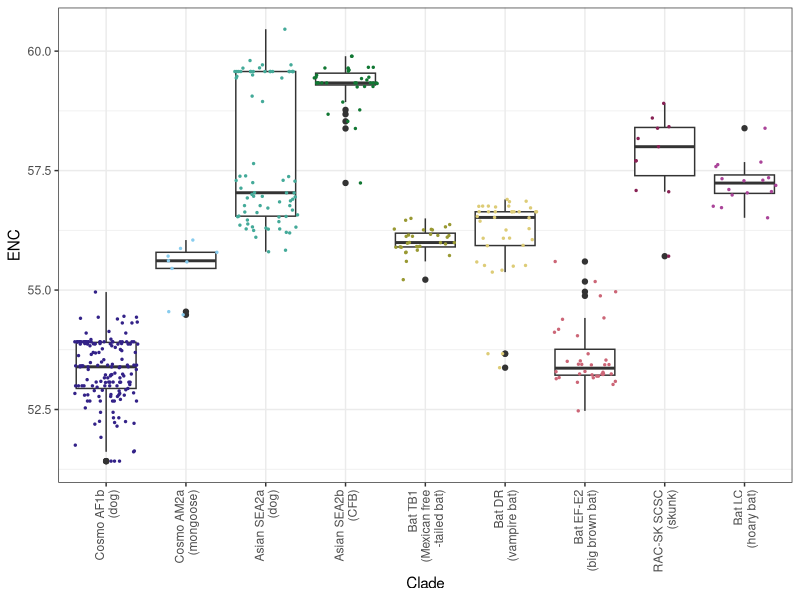

This figure's R source:
library("readxl")
df = as.data.frame(read_excel("Codon_usage_N.xlsx"))
for(i in 3:ncol(df)){
  colnames(df)[i] = paste0(as.character(df[1,i]),"_",colnames(df)[i])
}
colnames(df)[2] = "Accession no."
df = df[2:nrow(df),]

F_function = function(codons){
  n = sum(codons)
  pis = (codons/n)^2
  f = (n*sum(pis)-1)/(n-1)
  return(f)
}

df$ENC = NA
for(k in 1:nrow(df)){
  F_codons = as.numeric(df[k,3:4])
  L_codons = as.numeric(df[k,5:10])
  I_codons = as.numeric(df[k,11:13])
  V_codons = as.numeric(df[k,14:17])
  S_codons = as.numeric(df[k,18:23])
  P_codons = as.numeric(df[k,24:27])
  T_codons = as.numeric(df[k,28:31])
  A_codons = as.numeric(df[k,32:35])
  Y_codons = as.numeric(df[k,36:37])
  H_codons = as.numeric(df[k,38:39])
  Q_codons = as.numeric(df[k,40:41])
  N_codons = as.numeric(df[k,42:43])
  K_codons = as.numeric(df[k,44:45])
  D_codons = as.numeric(df[k,46:47])
  E_codons = as.numeric(df[k,48:49])
  C_codons = as.numeric(df[k,50:51])
  R_codons = as.numeric(df[k,52:57])
  G_codons = as.numeric(df[k,58:61])
  
  #F2 = C, D, E, F, H, K, N, Q, Y
  #F3 = I
  #F4 = A, G, P, T, V
  #F6 = R, L, S
  
  F2s = c(F_function(C_codons), F_function(D_codons), F_function(E_codons), F_function(F_codons),
          F_function(H_codons), F_function(K_codons), F_function(N_codons), F_function(Q_codons),
          F_function(Y_codons))
  F3s = c(F_function(I_codons))
  F4s = c(F_function(A_codons), F_function(G_codons), F_function(P_codons), F_function(T_codons),
          F_function(V_codons))
  F6s = c(F_function(L_codons), F_function(S_codons), F_function(R_codons))

  ENC = 2 + (9/mean(F2s)) + (1/mean(F3s) + (5/mean(F4s)) + (3/mean(F6s)))
  df$ENC[k] = ENC
}

df$Host = factor(df$Host, c("Dog (AF1b)", "Mongoose","Dog (SEA2a)", "Chinese ferret badger",
                            "Free-tailed bat",
                            "Vampire bat", "Big brown bat","Skunk", "Hoary bat"))


library(ggplot2)
ggplot(data = df, aes(x = Host, y = ENC))+
  geom_boxplot()+ 
  geom_jitter(aes(color = Host), size  = 0.5, 
              width = 0.4, height = 0) + theme_bw()+
  theme(axis.text.x = element_text(angle = 90, vjust = 0.5, hjust=1),
        legend.position = "none")+ 
  xlab("Clade") +
  scale_color_manual(values = c("#332288","#88CCEE","#44AA99","#117733","#999933",
                                "#DDCC77","#CC6677","#882255","#AA4499"), name = "Clade", guide = guide_legend(),
                     labels = c("Cosmo AF1b\n(dog)",
                                "Cosmo AM2a\n(mongoose)",
                                "Asian SEA2a\n(dog)",
                                "Asian SEA2b\n(CFB)",
                                "Bat TB1\n(Mexican free\n-tailed bat)",
                                "Bat DR\n(vampire bat)",
                                "Bat EF-E2\n(big brown bat)",
                                "RAC-SK SCSC\n(skunk)",
                                "Bat LC\n(hoary bat)")) +
  scale_x_discrete(labels = c("Cosmo AF1b\n(dog)",
                              "Cosmo AM2a\n(mongoose)",
                              "Asian SEA2a\n(dog)",
                              "Asian SEA2b\n(CFB)",
                              "Bat TB1\n(Mexican free\n-tailed bat)",
                              "Bat DR\n(vampire bat)",
                              "Bat EF-E2\n(big brown bat)",
                              "RAC-SK SCSC\n(skunk)",
                              "Bat LC\n(hoary bat)"))

